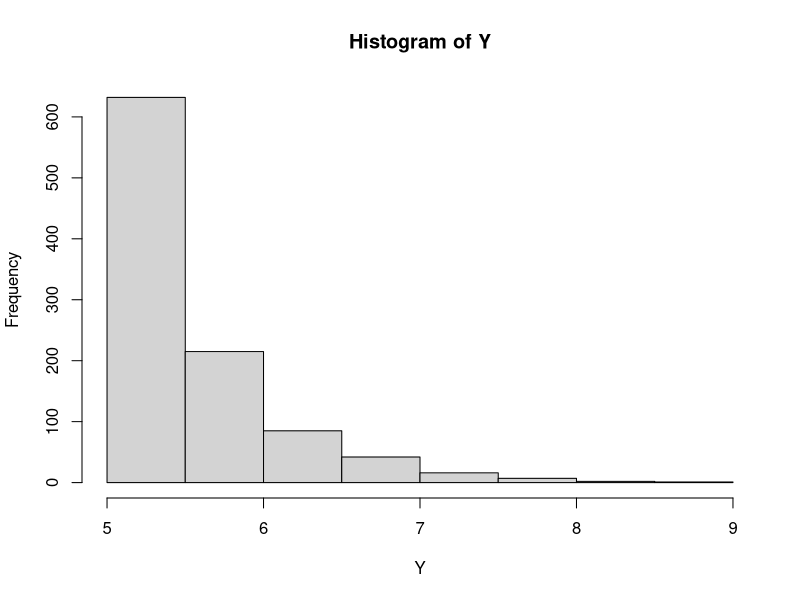
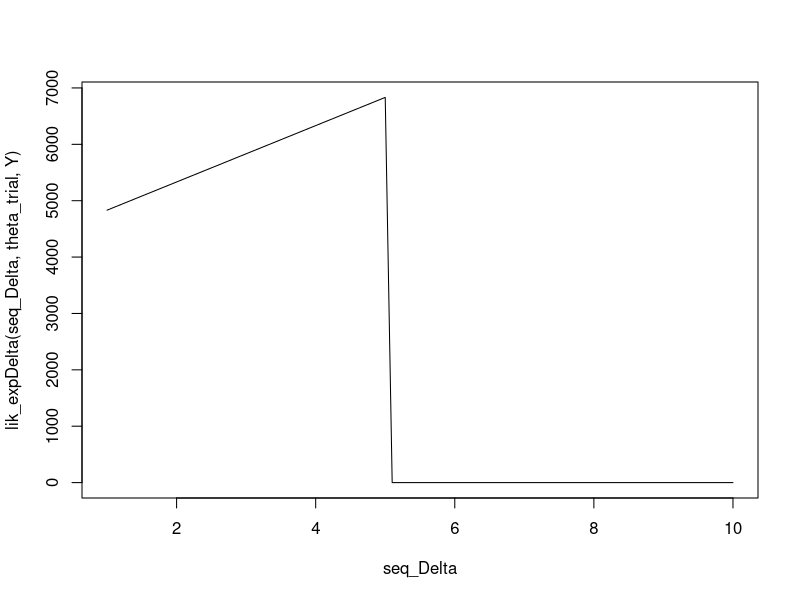
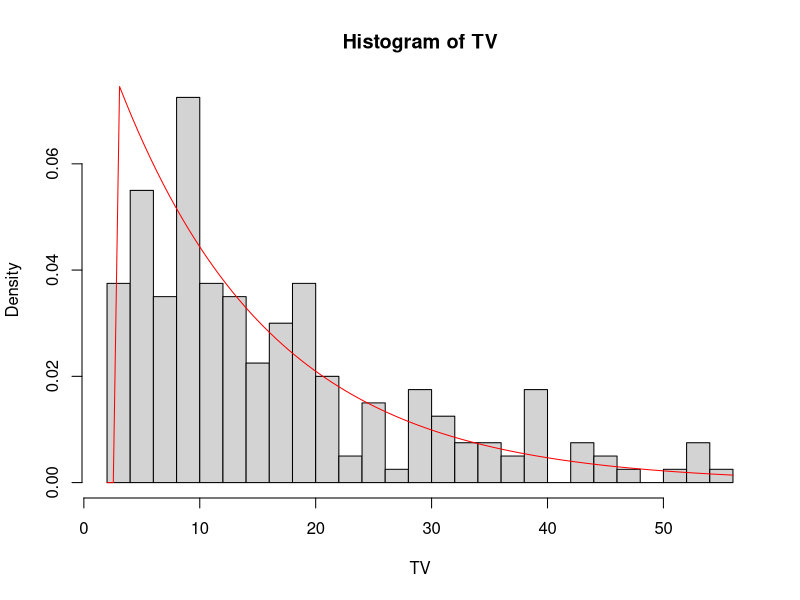
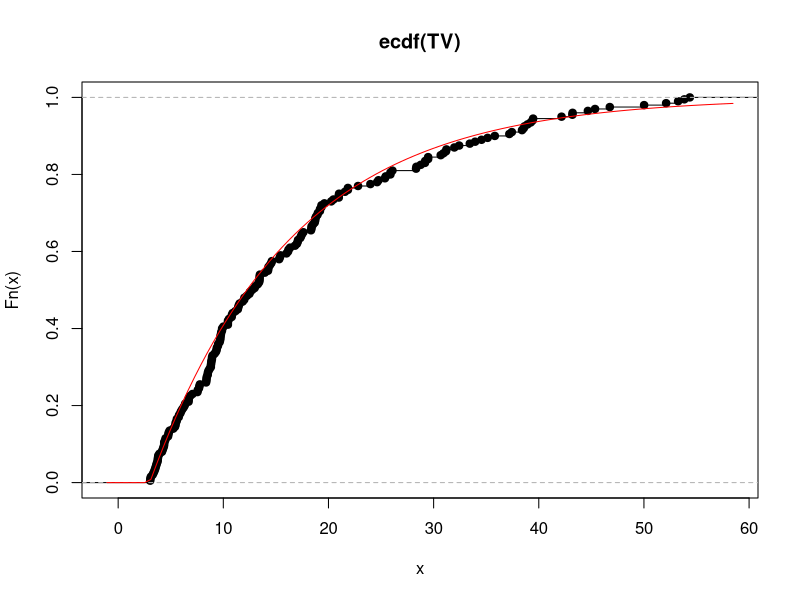
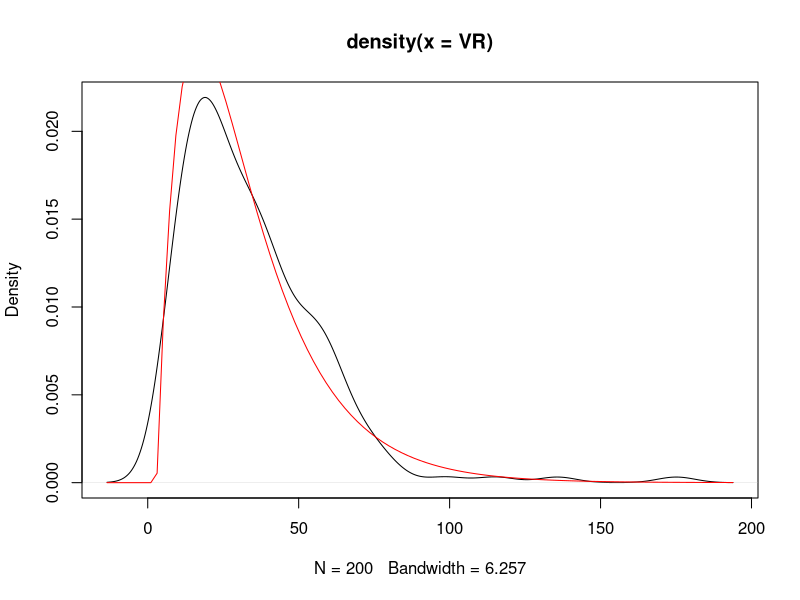
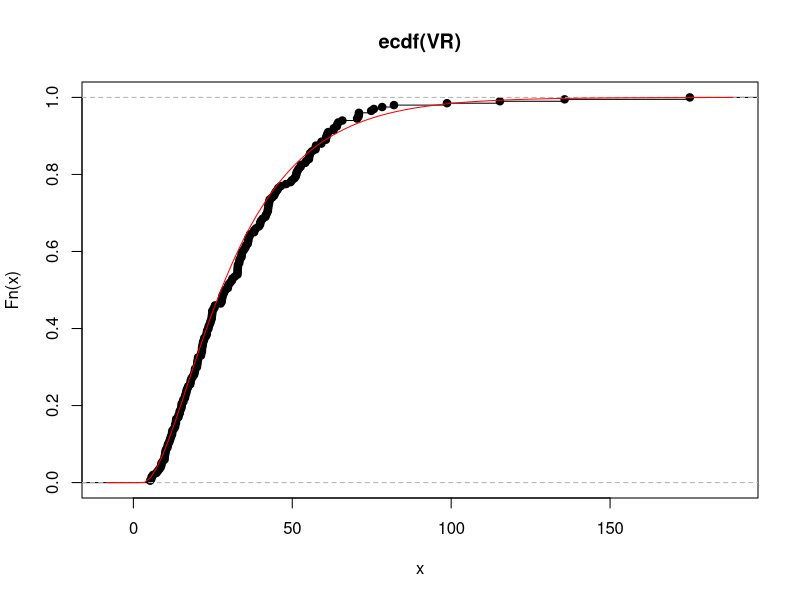
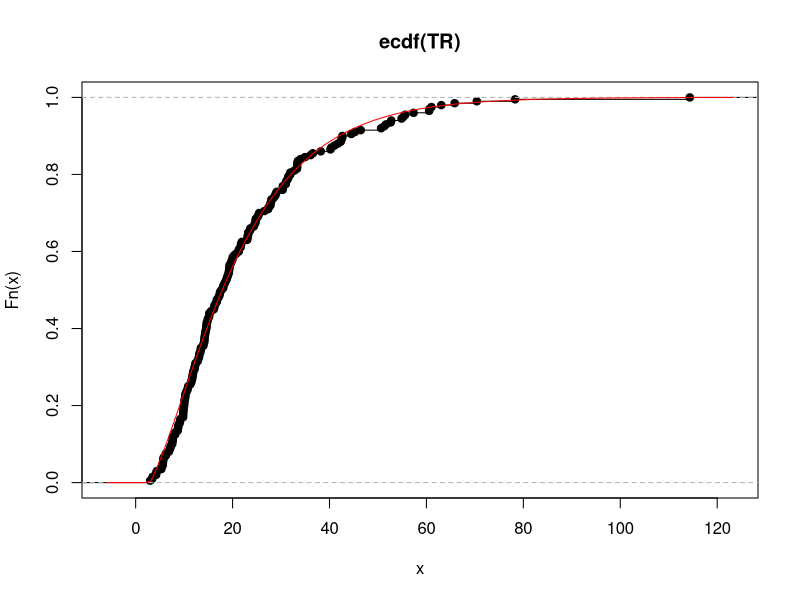
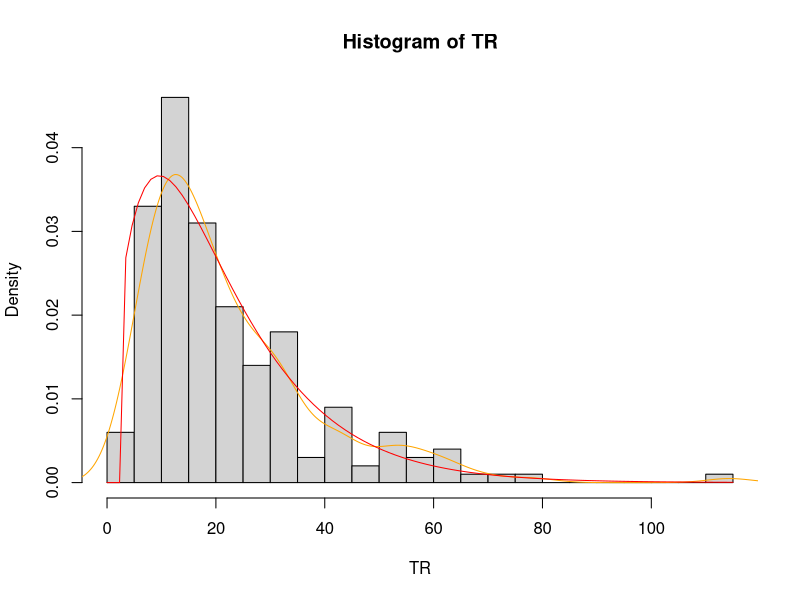

Write the R code that produced these figures, in order.
##################################################
################"" Lois exponentielles
###################################################


Delta = 5 
theta = 2
n = 1000
Y = Delta + rexp(n,theta) 
 
hist(Y)

lik_expDelta <- function(seq_Delta,theta,Y){
  n <- length(Y)
  L <- (n*theta - sum(Y)*log(theta) + n*seq_Delta* theta) * (min(Y)>seq_Delta) 
  return(L)
}

theta_trial = 0.5
seq_Delta = seq(1,10, by= 0.1)
plot(seq_Delta,lik_expDelta(seq_Delta,theta_trial,Y), type='l')



######################" Trial my model, check density 
theta_N <- 1/40
theta_L <- 1/20
nu_L <- 1/10
Delta_C <- 2
Delta <- 3
n = n_C  = 200

###données de contrôle
TC = Delta_C + rexp(n_C,theta_N)

###données expérimentales 
UV  <- Delta + rexp(n,theta_N)
VV <- Delta + rexp(n,theta_L)
TV <- apply(cbind(UV,VV),1,min)

UR  <- Delta + rexp(n,theta_N)
VR <- VV  + rexp(n,nu_L)
TR <-  apply(cbind(UR,VR),1,min)


#####  verif distributions 

#------- TV 
dens_TV <- function(x,theta_L,theta_N,Delta){
   z <- x- Delta  
   dexp(z,theta_L + theta_N)
}

hist(TV,nclass = n/10,freq = FALSE)
curve(dens_TV(x,theta_L,theta_N,Delta),add=TRUE,col='red')

prob_TV <- function(x,theta_L,theta_N,Delta){
  z <- x- Delta  
  pexp(z,theta_L + theta_N)
}

plot(ecdf(TV))
curve(prob_TV(x,theta_L,theta_N,Delta),add=TRUE,col='red')


#------- TR 

dens_VR <- function(x,theta_L,nu_L,Delta){
  z <- x- Delta
  -  (z>0)*theta_L * nu_L/(theta_L-nu_L) * (exp(-theta_L*z) - exp(-nu_L*z))
}

plot(density(VR))
curve(dens_VR(x,theta_L,nu_L,Delta),add=TRUE,col='red')


prob_VR <- function(x,theta_L,nu_L,Delta){
  z <- x- Delta
  (z>=0)*(1-1/(nu_L-theta_L) * (nu_L*exp(-theta_L*z) - theta_L*exp(-nu_L*z)))
}

plot(ecdf(VR))
curve(prob_VR(x,theta_L,nu_L,Delta),add=TRUE,col='red')


prob_TR <- function(x,theta_L,nu_L,theta_N,Delta){
  1-(1-prob_VR(x,theta_L,nu_L,Delta))*(1-pexp(x-Delta,theta_N))
}

plot(ecdf(TR))
curve(prob_TR(x,theta_L,nu_L,theta_N,Delta),add=TRUE,col='red')



dens_TR <- function(x,theta_L,nu_L,theta_N,Delta){
  z <- x- Delta
  R1 <- theta_L * (theta_N + nu_L)*exp(-(theta_N+nu_L)*z)
  R2 <-nu_L * (theta_L + theta_N)*exp(-(theta_N+theta_L)*z)
  (z>=0)/(theta_L-nu_L) * (R1-R2)
}


hist(TR,freq=FALSE,nclass=n/10)
lines(density(TR),col='orange')
curve(dens_TR(x,theta_L,nu_L,theta_N,Delta),add=TRUE,col='red')


################################################""
#------------ Estimations
#################################################

Delta_C_hat <- min(TC)
theta_N_hat <- 1/mean(TC-Delta_C_hat)
print(c(1/theta_N_hat, 1/theta_N))



Delta_hat <- min(c(TR,TV))
theta_L_hat <-1/mean(TV-Delta_hat) - theta_N_hat 
print(c(1/theta_L_hat, 1/theta_L))


log_lik_TR <- function(grid_nu_L,theta_L,theta_N,Delta,Y){

  m <- length(grid_nu_L)
  LL <- rep(0,m)
  for (i in 1:m){
    LL[i] <-   sum(log(dens_TR(Y,theta_L,grid_nu_L[i],theta_N,Delta)))
  }
  return(-LL)
}

grid_nu_L <- seq(0.0001,0.2,length=100)
LL <-log_lik_TR(grid_nu_L,theta_L,theta_N,Delta,TR)
plot(grid_nu_L,LL,type='l')
abline(v = nu_L,col='red')
nu_L_hat <- optimize(log_lik_TR,c(0.0000001, 0.2),tol = 0.0001,theta_L = theta_L,theta_N = theta_N,Delta= Delta,Y = TR) 
abline(v = nu_L_hat,col='orange')

LL_hat <- log_lik_TR(grid_nu_L,theta_L_hat,theta_N_hat,Delta_hat,TR)
nu_L_hat_hat <- optimize(log_lik_TR,c(0.0000001, 0.2),tol = 0.0001,theta_L = theta_L_hat,theta_N = theta_N_hat,Delta= Delta_hat,Y = TR) 
plot(grid_nu_L,LL,type='l',col='red')
lines(grid_nu_L,LL_hat,col='blue')
abline(v = nu_L_hat,col='red')
abline(v = nu_L_hat_hat,col='blue')
abline(v = nu_L,col='green')


1/nu_L_hat_hat$minimum
1/nu_L



#rhat <- n*sum(X*log(X)) - sum(log(X))*sum(X)
#alpha_hat <- n*sum(X) /rhat
#beta_hat <- n^2 / rhat

#plot(density(X))
#curve(dgamma(x,shape = alpha_hat,rate = beta_hat),add=TRUE,col='red')

#Y <- rgamma(n,shape= alpha_hat, rate = beta_hat)
#plot(density(Y))

### approx Gamma


